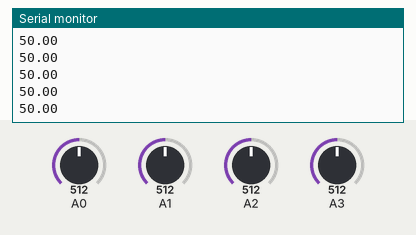
The sketch below on a simulated Arduino Uno, built with avr-gcc and run on an emulated ATmega328P. Shown: the last lines printed to the serial monitor. The inputs (shaded band) are chosen by the test bench; at power-on: A0 = 512, A1 = 512, A2 = 512, A3 = 512.

Above: at 1.2 s.
1.3 s: A0 set to 716
At 2.1 s:
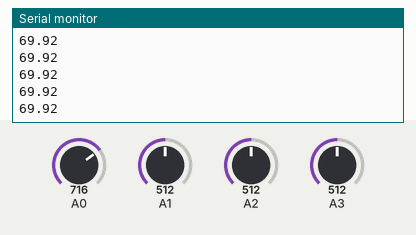
2.8 s: A0 set to 992
At 3.5 s:
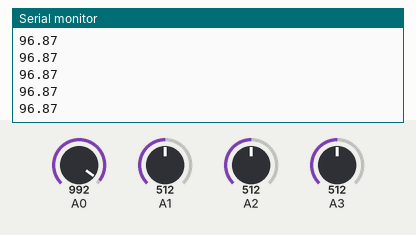
Timing chart, 0 to 5.8 s (numbered marks = the images above; inputs shaded):
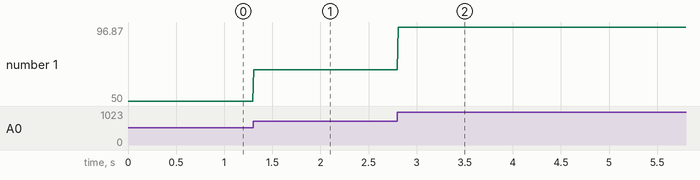

Measured:
- after the input at 1.3 s, the serial monitor: prints a new line at once (image 1)
- after the input at 2.8 s, the serial monitor: prints a new line at once (image 2)
- plotted number 1: 50 → 69.92 after the input at 1.3 s, 69.92 → 96.87 after the input at 2.8 s

The sketch:

solar_panel_calibration.ino
```cpp
void setup() {
  // put your setup code here, to run once:
pinMode(A0, INPUT);
pinMode(A1, INPUT);
pinMode(A2, INPUT);
pinMode(A3, INPUT);
Serial.begin(115200);
}

void loop() {
  // put your main code here, to run repeatedly:
  float S1, L1, S2, L2;
  S1 = analogRead(A0);
  L1 = analogRead(A1);
  S2 = analogRead(A2);
  L2 = analogRead(A3);
//Serial.print("Solar Panel 1: ");
S1 = S1*100/1024;
Serial.println(S1);
delay(10);
}
```
